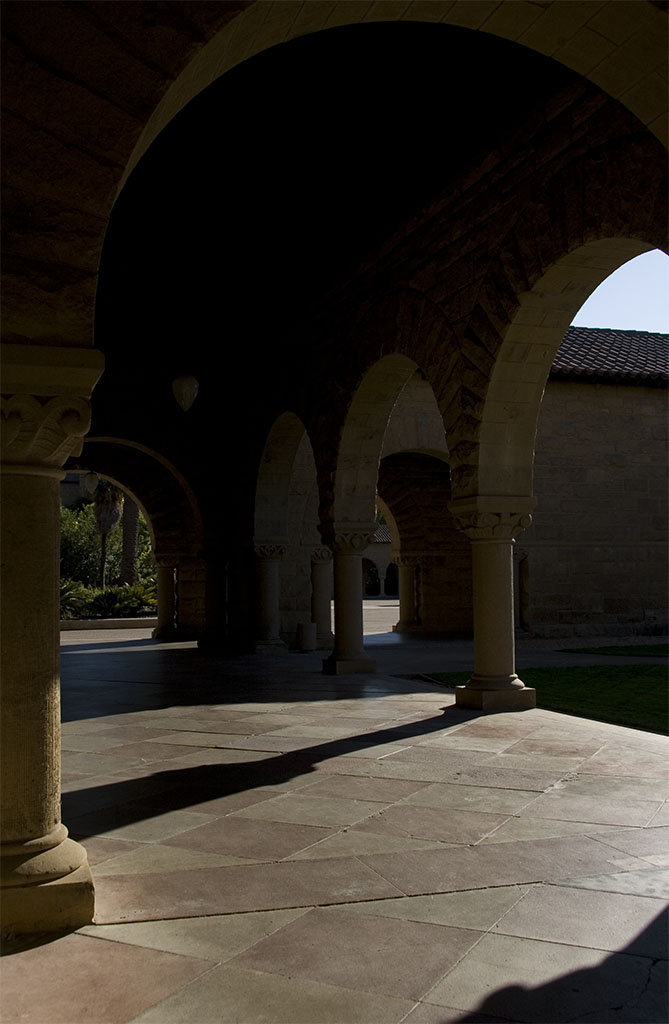
#> input picture img/ArchSequence/A_1.jpg, 669 x 1024 px; its folder holds 4 pictures in this run
$ python optimize.py   (older library calls are emulated)
#> lines starting #> are read from the running program, lines starting #| are printed output that depends on the picture; after the words box and inside, x2 and y2 are one past the last pixel; in counts of white or black regions, pixels touching at a corner belong together
### lib.py
# coding=utf-8
import copy
import numpy
import cv2
from scipy import ndimage
import scipy
import matplotlib.pyplot as plt
from scipy.ndimage import gaussian_filter, generic_gradient_magnitude, convolve
from scipy import signal

def ntsc_grayscale(img):
    red, green, blue = img[:, :, 0], img[:, :, 1], img[:, :, 2]
    return 0.2989 * red + 0.5870 * green + 0.1140 * blue


def srgb_grayscale(img):
    red, green, blue = img[:, :, 0], img[:, :, 1], img[:, :, 2]
    y = 0.2126 * red + 0.7152 * green + 0.0722 * blue

    return y

# [5 lines left out: function stupid_grayscale, not called in this run]

def compute_m_theta(img, sigma=2):
    """
    Compute Ix, Iy, m and theta
    :param img:
    :return: m and theta
    """

    i_x = ndimage.gaussian_filter(img, sigma=sigma, order=[1, 0], output=numpy.float64, mode='nearest')
    i_y = ndimage.gaussian_filter(img, sigma=sigma, order=[0, 1], output=numpy.float64, mode='nearest')

    m = numpy.sqrt((i_x ** 2) + (i_y ** 2))
    theta = numpy.arctan2(i_y, i_x)

    return i_x, i_y, m, theta

def normalise(ms, epsilon=1e-15):
    """
    Compute V_i for all images from the arrays m_i
    :param ms: array of the arrays m_i
    :return: an array containing all the arrays V_i
    """
    deno = sum(ms) + epsilon

    return [m/deno for m in ms]

def compute_theta_diff(thetas, l=9):
    d = {}
    id = numpy.zeros((2 * l + 1, 2*l+1)) + 1

    for i in range(0, len(thetas)):
        for j in range(i+1, len(thetas)):
            tt = abs(thetas[i] - thetas[j])
            t = scipy.ndimage.filters.convolve(tt, id)
            d[(i, j)] = t/float((2*l+1)**2)
    return d

def compute_S(n, d, sigma_s):
    sigma_s = 2.0*sigma_s**2

    S = [numpy.zeros(numpy.shape(d[(0, 1)])) for i in range(0, n)]
    for i in range(0, n):
        for j in range(i+1, n):
            t = numpy.exp(-(d[(i, j)] ** 2) / sigma_s)
            S[i] += t
            S[j] += t

    return S

def compute_C(imgs_wb, S, tolerance):
    C = numpy.copy(S)
    tmin = (1.0 - tolerance) * 255.0
    tmax = 255.0*tolerance

    for i, img in enumerate(imgs_wb):
        img = (img > tmin) & (img < tmax)
        C[i] *= img

    C = normalise(C)

    return C


# [11 lines left out: functions cross_bilinear, compute_weights_static, not called in this run]


def compute_weights_dynamic(imgs_wb, sigma=2, l=9, sigma_s=0.2, sigma_T=2):
    _, _, ms, _ = zip(*map(lambda x: compute_m_theta(x, sigma), imgs_wb))  # calcul de l'intensité du gradient
    _, _, _, thetas = zip(*map(lambda x: compute_m_theta(x, sigma_T), imgs_wb))  # calcul de la direction du gradient

    # Calcul de C, indiquant la variation de gradient de l'image par rapport à d'autres
    d = compute_theta_diff(thetas, l)
    S = compute_S(len(imgs_wb), d, sigma_s)
    C = compute_C(imgs_wb, S, 0.9)

    return map(lambda x: ms[x]*C[x], range(0, len(imgs_wb)))

def filter_weights(imgs_wb, weights, sigmaColor=255.0/10, sigmaSpace=16.0):
    return [cross_bilinear(imgs_wb[i], weights[i], sigmaColor, sigmaSpace) for i in range(0, len(weights))]

def get_image_with_exposure_correction(imgs, filtered_and_normalized_weigths):
    weights = map(lambda x: numpy.dstack((x, x, x,)), filtered_and_normalized_weigths)
    return map(lambda x: (weights[x] * imgs[x]), range(0, len(imgs)))


def extract(img):
    l, a, b = img[:, :, 0], img[:, :, 1], img[:, :, 2]
    return (l, a, b)

def pipeline(imgs,
             sigma,
             sigmaColor,
             sigmaSpace,
             static=True, filter_by_color=False, debug=False, opts=None):

    if not opts:
        opts = {}
    imgs_wb = [srgb_grayscale(img) for img in imgs]
    if static:
        weights = compute_weights_static(imgs_wb, sigma=sigma)
    else:
        weights = compute_weights_dynamic(imgs_wb, sigma=sigma, **opts)

    weights = normalise(weights)

    if filter_by_color:
        weights = [numpy.dstack((x, x, x,)) for x in weights]
        weights = filter_weights(imgs, weights, sigmaColor, sigmaSpace)
        weights = normalise(weights)
    else:
        weights = filter_weights(imgs_wb, weights, sigmaColor, sigmaSpace)
        weights = normalise(weights)
        weights = [numpy.dstack((x, x, x,)) for x in weights]

    img = sum([weights[i] * imgs[i] for i in range(0, len(imgs))])

    return img

# [37 lines of commented-out code are left out]

### optimize.py
# coding=utf-8
import os
import subprocess
from scipy import misc
from lib import *
from multiprocessing import Pool


source = "img/ArchSequence/"
outputdir = "test/current/"
def run(sigma=20.0, sigmaColor=255.0/10.0, sigmaSpace=16.0, static=True, l=9, sigma_T=1.0, sigma_s=0.2):
    images = [misc.imread(os.path.join(source, x)) for x in os.listdir(source) if
              x.lower().endswith("jpg") or
              x.lower().endswith("png") or
              x.lower().endswith("tif")]
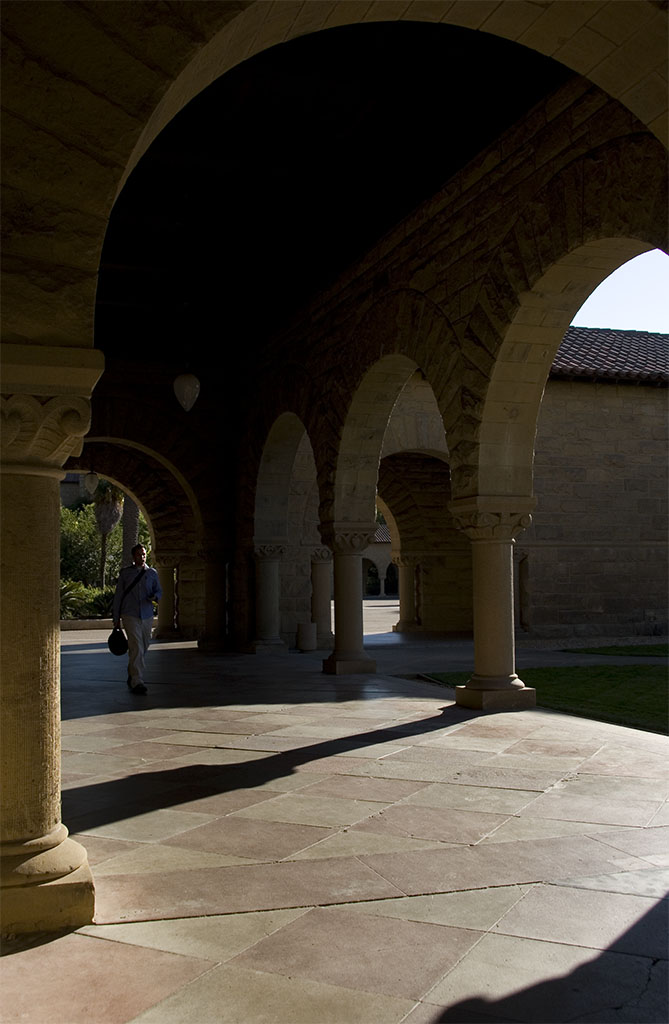
#> input picture img/ArchSequence/A_2_03.jpg, 669 x 1024 px
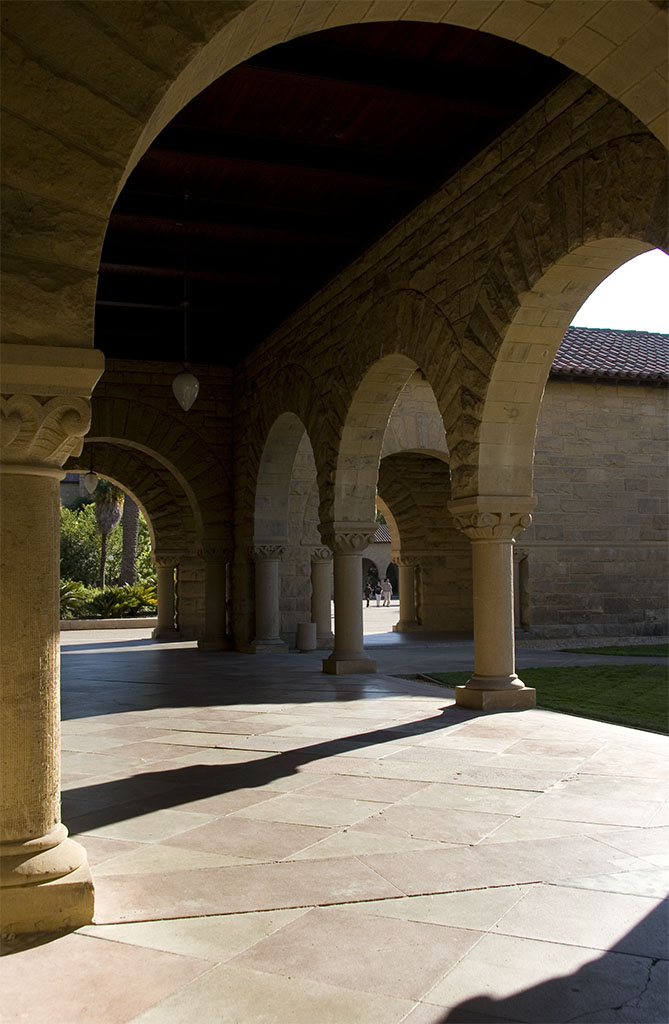
#> input picture img/ArchSequence/A_3_02.jpg, 669 x 1024 px
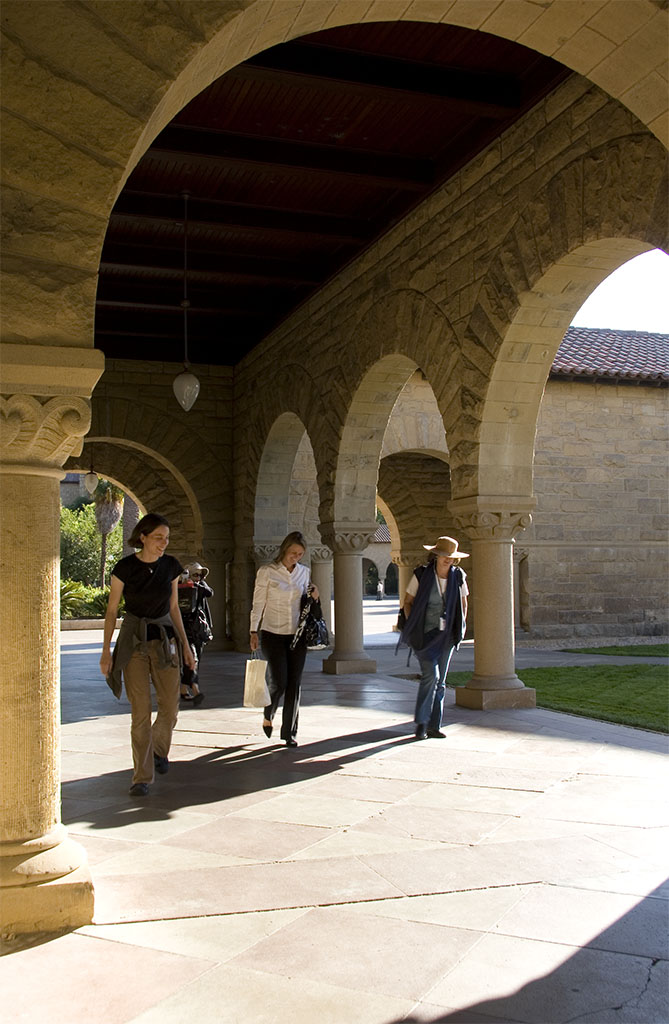
#> input picture img/ArchSequence/A_4_06.jpg, 669 x 1024 px
    opts = {}
    if static is False:
        opts["l"] = l
        opts["sigma_T"] = sigma_T
        opts["sigma_s"] = sigma_s
    output = pipeline(images, sigma, sigmaColor, sigmaSpace, static=static, filter_by_color=False, opts=opts)
#> in pipeline, `imgs_wb = [srgb_grayscale(img) for img in imgs]`: imgs_wb = 4 items
#> the loop in compute_theta_diff, `for i in range(0, len(thetas)):` made 4 passes
#> after the loop in compute_theta_diff, `for i in range(0, len(thetas)):`:
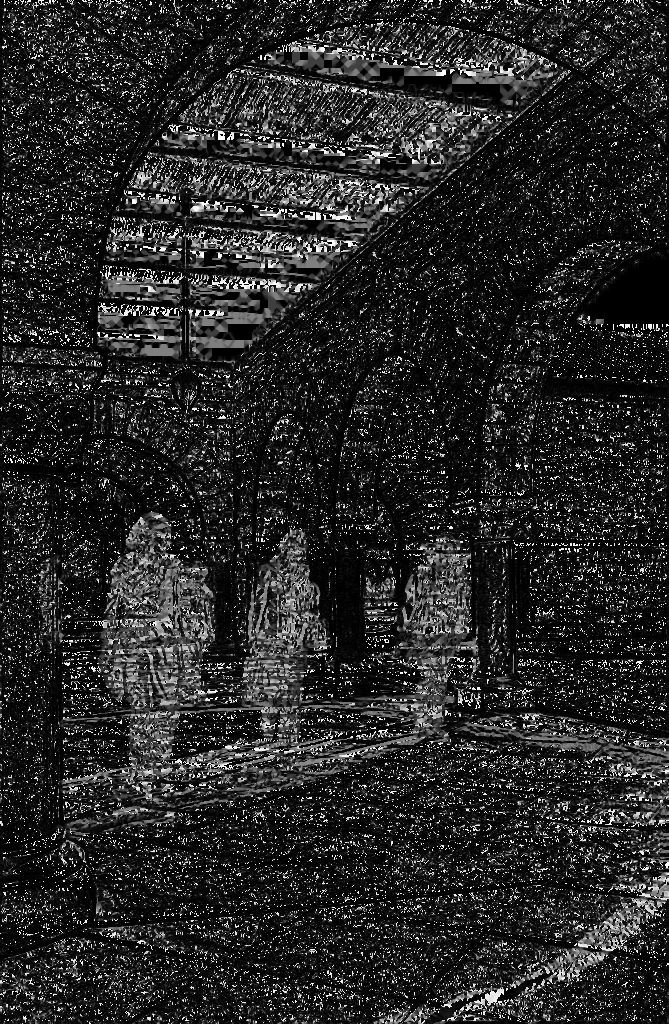
#> tt: shape (1024, 669) float64; min 0, max 6.28, mean 0.978; drawn with min black and max white
#> after the loop in compute_theta_diff, `for i in range(0, len(thetas)):`: d = 6 items
#> after the loop in compute_S, `for i in range(0, n):`: S = 4 items
#> the loop in compute_C, `for i, img in enumerate(imgs_wb):` made 4 passes
#> pass 1, in compute_C, `img = (img > tmin) & (img < tmax)`:
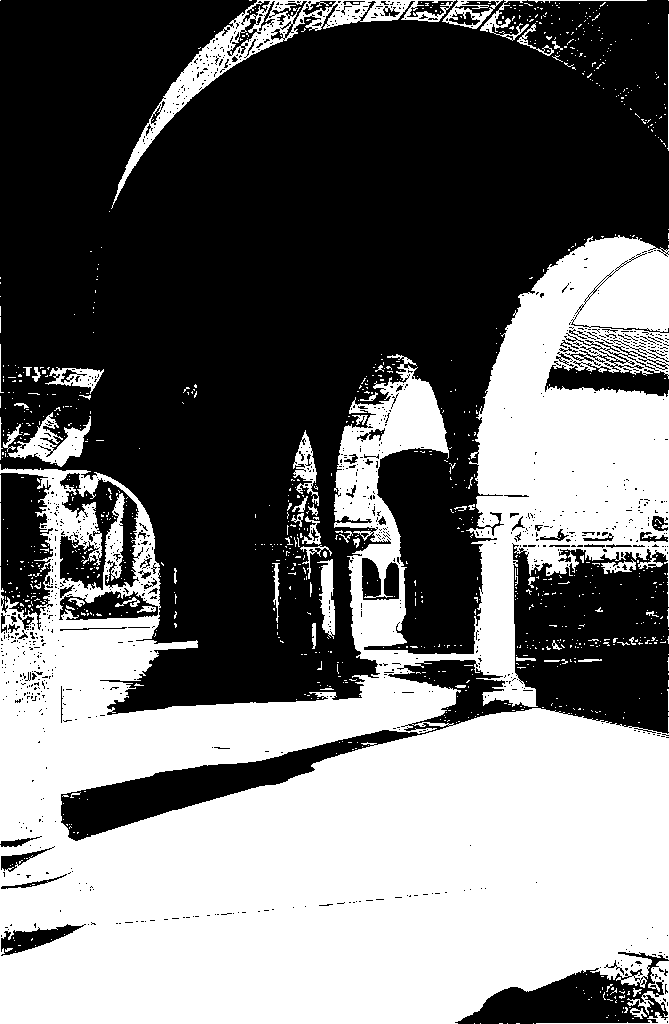
#> img: shape (1024, 669) bool; 43.8% white; 1000 white regions (937 under 20 px), largest, box (x1, y1, x2, y2) and area: (0, 235, 669, 1024) 279961, (111, 0, 456, 209) 7309, (8, 412, 91, 467) 1709
#> in normalise, `deno = sum(ms) + epsilon`:
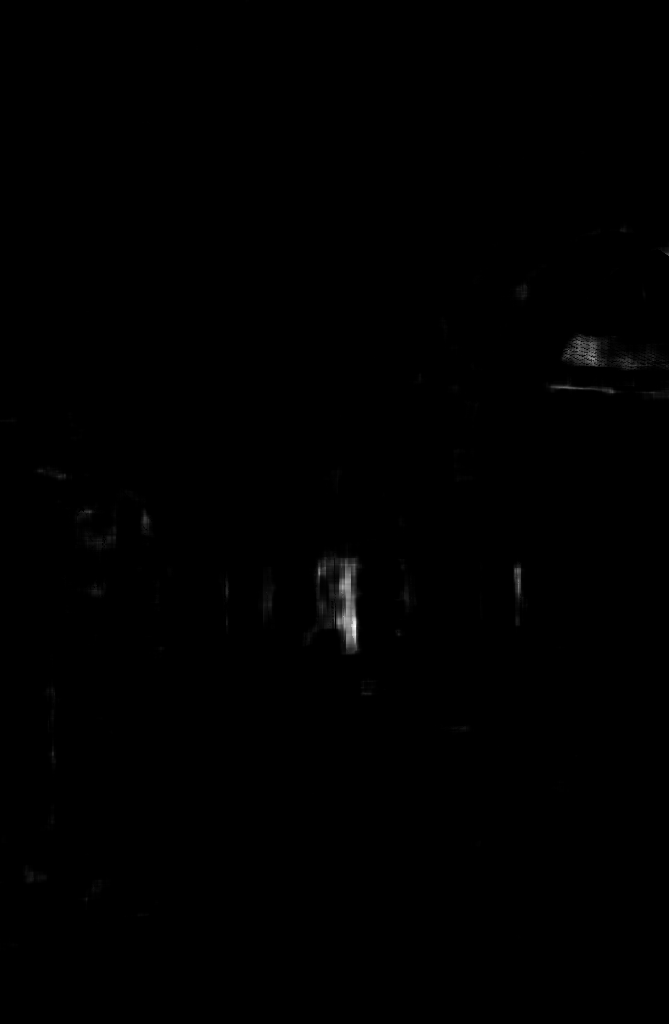
#> deno: shape (1024, 669) float64; min 1e-15, max 5.14, mean 0.0109; drawn with min black and max white
#> in pipeline, `weights = normalise(weights)`: weights = []
    misc.imsave(os.path.join(outputdir, str(sigma_s)+".png"), numpy.uint8(output))


def process_iqa(image):
    p = subprocess.Popen("matlab -wait -nodesktop -nosplash -r \"addpath('mef_iqa'); "
                         "iqa('" + source + "', '" + image + "', 1, '', '" + image + "_iqa.txt')\"",
                         shell=True)
    p.wait()

for sigma_s in [0.1*i for i in range(1, 30, 1)]:
#> (the run stopped early here; a loop or call above may not have finished)
